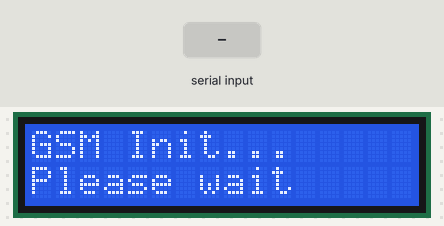
A sketch run on a simulated ESP32. Shown: 16×2 character LCD. The inputs (shaded band) are chosen by the test bench. The modem accepts every AT command (registered, SIM ready, sends succeed) and sends nothing else; what the sketch prints to the serial monitor is not drawn.

Above: at 3.2 s.
At 6.3 s:
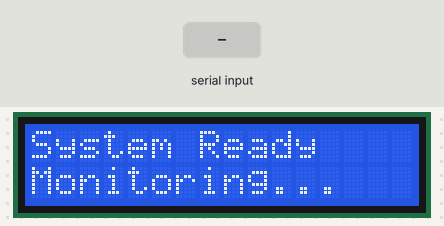
6.4 s: "HIGH:\n" received over Serial
At 7.6 s:
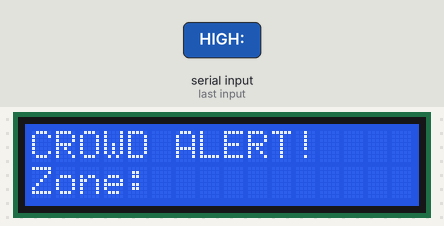
9.4 s: "NORMAL\n" received over Serial
At 10.6 s:
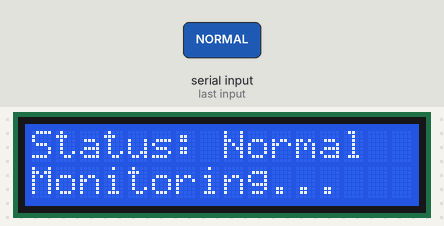
Timing chart, 0 to 12.4 s (numbered marks = the images above; inputs shaded):
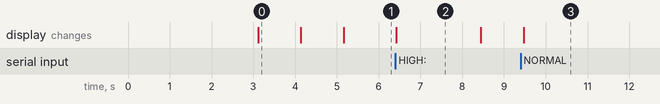

The sketch:

ard_uno.ino
```cpp
#include <Wire.h>
#include <LiquidCrystal_I2C.h>

LiquidCrystal_I2C lcd(0x27, 16, 2);

#define GSM_RX 16
#define GSM_TX 17
HardwareSerial gsm(2);

bool smsSent = false;

// -------- LCD HELPER --------
void updateLCD(String line1, String line2) {
  lcd.clear();
  lcd.setCursor(0, 0);
  lcd.print(line1.substring(0, 16));
  lcd.setCursor(0, 1);
  lcd.print(line2.substring(0, 16));
}

// -------- GSM HELPER --------
bool gsmWaitFor(const char* expected, unsigned long timeout_ms) {
  unsigned long start = millis();
  String response = "";
  while (millis() - start < timeout_ms) {
    while (gsm.available()) {
      char c = (char)gsm.read();
      response += c;
      Serial.write(c);
    }
    if (response.indexOf(expected) != -1) return true;
  }
  Serial.println("\nGSM TIMEOUT. Got: [" + response + "]");
  return false;
}

// -------- SEND AT COMMAND WITH RETRY --------
bool sendAT(String cmd, const char* expected, unsigned long timeout_ms, int retries = 3) {
  for (int i = 0; i < retries; i++) {
    while (gsm.available()) gsm.read(); // flush
    gsm.print(cmd + "\r");
    Serial.println(">> Sending: " + cmd);
    if (gsmWaitFor(expected, timeout_ms)) return true;
    delay(500);
  }
  return false;
}

// -------- SEND SMS --------
void sendSMS(String zoneMsg) {
  Serial.println(">> Sending SMS for zones: " + zoneMsg);

  // Flush buffer
  while (gsm.available()) gsm.read();

  // Step 1: Text mode
  if (!sendAT("AT+CMGF=1", "OK", 3000, 3)) {
    Serial.println("CMGF failed");
    updateLCD("SMS Error", "CMGF failed");
    return;
  }
  delay(500);

  // Step 2: Set recipient (CHANGE THIS NUMBER)
  gsm.print("AT+CMGS=\"+916383445022\"\r");
  Serial.println(">> Waiting for >...");

  if (!gsmWaitFor(">", 10000)) {
    Serial.println("No > prompt");
    updateLCD("SMS Error", "No prompt");
    gsm.write(27); // ESC
    return;
  }

  Serial.println(">> Got >. Sending body...");
  delay(500);

  // Step 3: Message body
  gsm.print("High Crowd Alert!\r\nZone = ");
  gsm.print(zoneMsg);

  delay(500);

  // Step 4: Ctrl+Z to transmit
  gsm.write(26);
  Serial.println(">> Ctrl+Z sent. Waiting for +CMGS...");

  // Step 5: Confirm
  if (gsmWaitFor("+CMGS:", 20000)) {
    Serial.println(">> SMS SENT SUCCESSFULLY!");
    updateLCD("SMS Sent!", "Zone:" + zoneMsg);
  } else {
    Serial.println(">> SMS FAILED");
    updateLCD("SMS Failed!", "No confirm");
    gsm.write(27); // ESC to cancel
  }
  delay(1000);
}

// -------- SETUP --------
void setup() {
  Serial.begin(115200);

  // *** FIX: Use 9600 baud for GSM (SIM800L/SIM900 default) ***
  gsm.begin(9600, SERIAL_8N1, GSM_RX, GSM_TX);

  lcd.init();
  lcd.backlight();
  updateLCD("System Boot...", "");
  delay(3000);

  updateLCD("GSM Init...", "Please wait");

  // *** FIX: Auto-baud sync — send AT until we get OK ***
  Serial.println(">> Trying to sync GSM baud...");
  bool gsmReady = false;
  for (int i = 0; i < 10; i++) {
    gsm.print("AT\r");
    if (gsmWaitFor("OK", 2000)) {
      gsmReady = true;
      Serial.println(">> GSM responded OK on attempt " + String(i + 1));
      break;
    }
    delay(1000);
  }

  if (!gsmReady) {
    Serial.println(">> GSM not responding! Check wiring/power.");
    updateLCD("GSM ERROR", "No response");
    // Don't halt — keep running so LCD still works
  }

  // Turn off echo
  sendAT("ATE0", "OK", 2000, 2);

  // Check SIM
  if (!sendAT("AT+CPIN?", "READY", 5000, 3)) {
    Serial.println("SIM not ready!");
    updateLCD("SIM ERROR", "Check SIM");
  } else {
    Serial.println(">> SIM Ready");
  }

  delay(1000);

  // Check network registration (try up to 15 seconds)
  bool netReady = false;
  for (int i = 0; i < 5; i++) {
    gsm.print("AT+CREG?\r");
    if (gsmWaitFor("0,1", 3000) || gsmWaitFor("0,5", 3000)) {
      netReady = true;
      Serial.println(">> Network registered");
      break;
    }
    delay(2000);
  }
  if (!netReady) {
    Serial.println("No network!");
    updateLCD("NO SIGNAL", "Check antenna");
  }

  // Set SMS mode — retry up to 5 times
  if (!sendAT("AT+CMGF=1", "OK", 3000, 5)) {
    Serial.println("CMGF init failed");
    updateLCD("SMS WARN", "CMGF retry later");
  } else {
    Serial.println(">> GSM Ready");
    updateLCD("GSM OK", "System Ready");
  }

  delay(1000);
  updateLCD("System Ready", "Monitoring...");
}

// -------- LOOP --------
void loop() {
  if (Serial.available()) {
    String data = Serial.readStringUntil('\n');
    data.trim();

    if (data.length() == 0) return;

    Serial.println("Received: [" + data + "]");

    // -------- HIGH ALERT --------
    if (data.startsWith("HIGH:")) {
      String zones = data.substring(5);

      // Strip anything after '|' (safety net)
      int pipeIdx = zones.indexOf('|');
      if (pipeIdx != -1) zones = zones.substring(0, pipeIdx);
      zones.trim();

      updateLCD("CROWD ALERT!", "Zone:" + zones);

      delay(500);
      sendSMS(zones);
    }

    // -------- NORMAL --------
    else if (data == "NORMAL") {
      updateLCD("Status: Normal", "Monitoring...");
      smsSent = false;
      Serial.println("State reset to NORMAL");
    }

    // -------- UNKNOWN --------
    else {
      Serial.println("Unknown: " + data);
    }
  }
}
```

Measured:
- after the input at 6.4 s, the display: changes at once (image 2)
- after the input at 9.4 s, the display: changes after 0.07 s (image 3)
- what the display in image 0 shows lasts 1.0 s, from 3.1 s to 4.1 s
- what the display in image 2 shows lasts 2.0 s, from 6.4 s to 8.4 s
